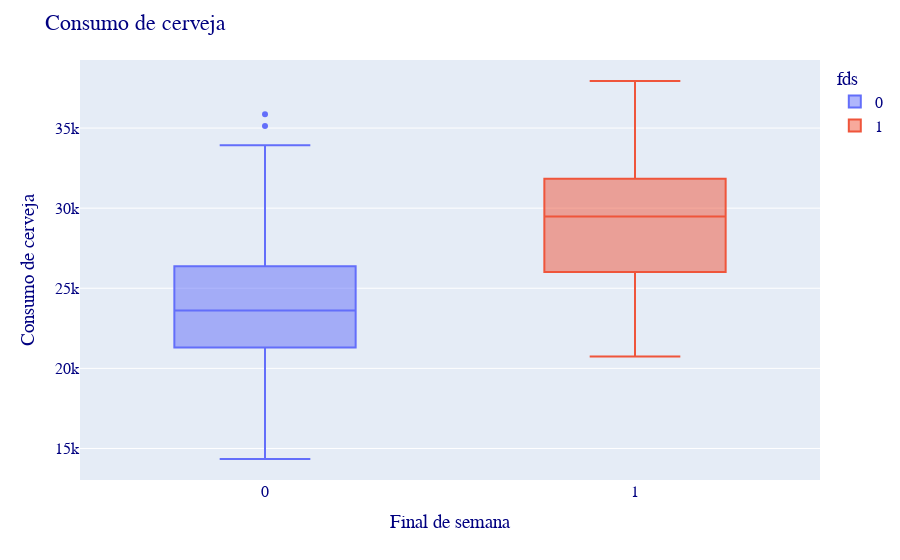

This figure's notebook cell:
### Markdown cell above
## Verificando o consumo de cerveja

### Consumo de cerveja x dia da semana

### Code cell
# criando o boxplot de comparação
fig = px.box(cerveja, x="fds", y="consumo", color="fds")
fig.update_traces(quartilemethod="exclusive") # or "inclusive", or "linear" by default

# ajustando o layout
fig.update_layout(
    title="Consumo de cerveja",
    xaxis_title=" Final de semana",
    yaxis_title="Consumo de cerveja",
    font=dict(family="New latin, monospace", size=16, color="navy"),
#     legend=dict(x=1.5, y=1.5)
)

fig.show()

### Figure 1 — Plotly figure (JSON) as saved in the notebook; plotly's stock layout.template omitted (floating-point values rounded to 4 significant figures; data arrays with more than 128 entries replaced by an {"elided": "..."} marker saying what was removed)
{"data": [{"alignmentgroup": "True", "hovertemplate": "fds=%{x}<br>consumo=%{y}<extra></extra>", "legendgroup": "0", "marker": {"color": "#636efa"}, "name": "0", "notched": false, "offsetgroup": "0", "orientation": "v", "quartilemethod": "exclusive", "showlegend": true, "type": "box", "x": {"elided": "261 int values"}, "x0": " ", "xaxis": "x", "y": {"elided": "261 int values"}, "y0": " ", "yaxis": "y"}, {"alignmentgroup": "True", "hovertemplate": "fds=%{x}<br>consumo=%{y}<extra></extra>", "legendgroup": "1", "marker": {"color": "#EF553B"}, "name": "1", "notched": false, "offsetgroup": "1", "orientation": "v", "quartilemethod": "exclusive", "showlegend": true, "type": "box", "x": [1, 1, 1, 1, 1, 1, 1, 1, 1, 1, 1, 1, 1, 1, 1, 1, 1, 1, 1, 1, 1, 1, 1, 1, 1, 1, 1, 1, 1, 1, 1, 1, 1, 1, 1, 1, 1, 1, 1, 1, 1, 1, 1, 1, 1, 1, 1, 1, 1, 1, 1, 1, 1, 1, 1, 1, 1, 1, 1, 1, 1, 1, 1, 1, 1, 1, 1, 1, 1, 1, 1, 1, 1, 1, 1, 1, 1, 1, 1, 1, 1, 1, 1, 1, 1, 1, 1, 1, 1, 1, 1, 1, 1, 1, 1, 1, 1, 1, 1, 1, 1, 1, 1, 1], "x0": " ", "xaxis": "x", "y": [30814, 29799, 37937, 36254, 37690, 30524, 28348, 31088, 27030, 32057, 28893, 29926, 30231, 24968, 30943, 30825, 26467, 27475, 29090, 24619, 28844, 32872, 28631, 25855, 29760, 26116, 33450, 32713, 30505, 25070, 33822, 28028, 27420, 30479, 25272, 28049, 25489, 23537, 23702, 28411, 27250, 31387, 25937, 26081, 31129, 30498, 29607, 32983, 23055, 28857, 24227, 27594, 24632, 21294, 26691, 33298, 24827, 32473, 20738, 25233, 32467, 31663, 31310, 33517, 29621, 26272, 30177, 27518, 31681, 31833, 21827, 23566, 21814, 21252, 31836, 34695, 29637, 32184, 24876, 24862, 33330, 34496, 32666, 22199, 27657, 26594, 35781, 24429, 24330, 28610, 26836, 29386, 30392, 31933, 34382, 30617, 32451, 32780, 29579, 29188, 32536, 30127, 21955, 32307], "y0": " ", "yaxis": "y"}], "layout": {"autosize": true, "boxmode": "overlay", "font": {"color": "navy", "family": "New latin, monospace", "size": 16}, "legend": {"title": {"text": "fds"}, "tracegroupgap": 0}, "margin": {"t": 60}, "title": {"text": "Consumo de cerveja"}, "xaxis": {"anchor": "y", "autorange": true, "categoryarray": [0, 1], "categoryorder": "array", "domain": [0, 1], "range": [-0.5, 1.5], "title": {"text": " Final de semana"}, "type": "linear"}, "yaxis": {"anchor": "x", "autorange": true, "domain": [0, 1], "range": [13030.0, 39250.0], "title": {"text": "Consumo de cerveja"}, "type": "linear"}}}
